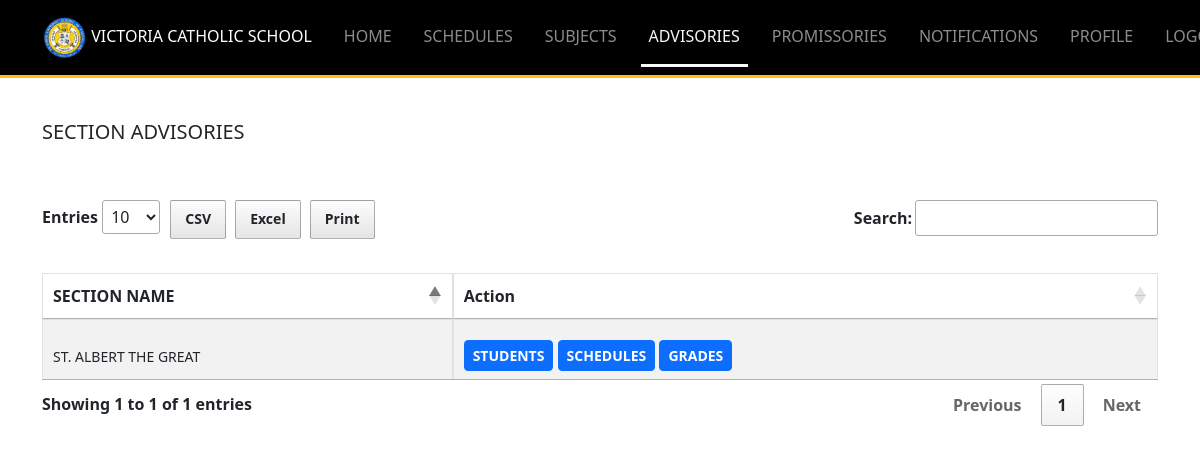
The page /Resources/views/teacher/advisories.php (signed in) on the database as committed earlier.
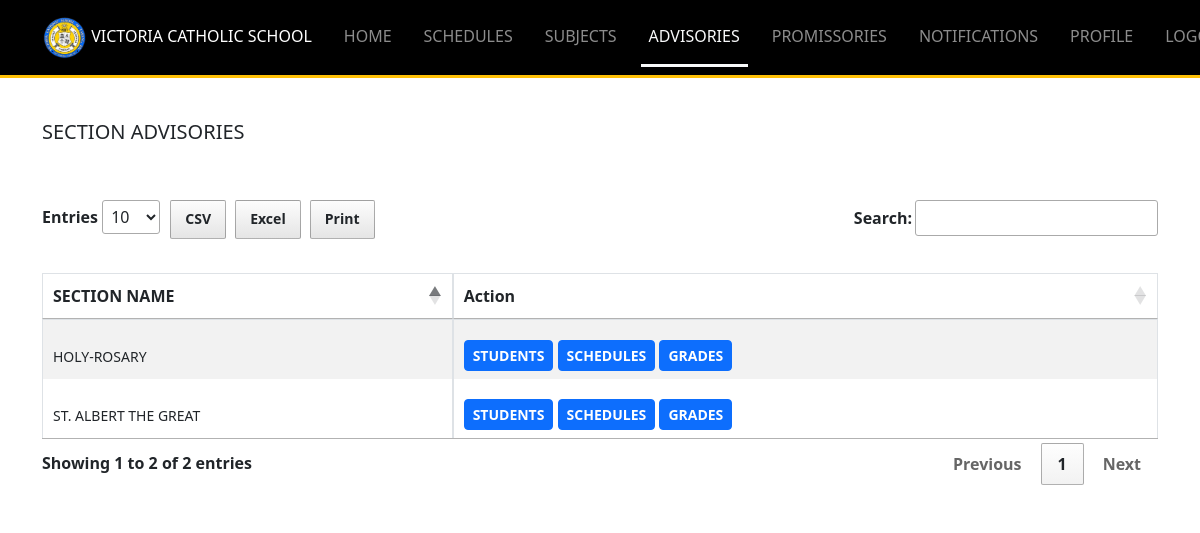
The same page on the database as committed later.
### tables this page shows
CREATE TABLE `sections` (
  `id` int(11) NOT NULL,
  `name` varchar(255) DEFAULT NULL,
  `grade` enum('7','8','9','10','SECTION') DEFAULT NULL,
  `advisory_teacher_id` int(11) NOT NULL DEFAULT 0,
  `created_at` timestamp NOT NULL DEFAULT current_timestamp(),
  `updated_at` timestamp NOT NULL DEFAULT current_timestamp() ON UPDATE current_timestamp()
);

### Backend-routes/teacher/includes_get_advisories.php (called while the page is built, shortened)
<?php
try {
    require_once $_SERVER['DOCUMENT_ROOT']."/Middleware/CheckIfTeacher.php";
    $stmt = $conn->prepare("
    SELECT sections.*
    FROM users
    LEFT JOIN sections
    ON users.id = sections.advisory_teacher_id
    WHERE sections.advisory_teacher_id = ?
    ");
    $stmt->bind_param("s", $auth['id']);
    $stmt->execute();
    $advisories = $stmt->get_result();
} catch (Exception $e) {
    errorSender('error '.$e->getMessage(), $fileName);
}
?>

### Resources/views/teacher/advisories.php (the view, shortened to what this page needs)
<?php
require_once $_SERVER['DOCUMENT_ROOT']."/Middleware/CheckIfTeacher.php";
require_once $_SERVER['DOCUMENT_ROOT']."/Backend-routes/teacher/includes_get_advisories.php";
require_once "../includes/header_layout.php";
?>
<body>
    <?php
        include "includes/navbar.php";
     ?>
     <div class="container mt-5">
        <div class="d-flex justify-content-between align-items-center mb-5">
            <h5 >SECTION ADVISORIES</h5>
        </div>
        <div class="table-responsive">
            <table class="table table-bordered table-striped"  id="tablesID">
                <thead>
                <tr>
                    <th scope="col">SECTION NAME</th>
                    <th scope="col">Action</th>
                </tr>
                </thead>
                <tbody id="tbody-student">
                    <?php
                        foreach($advisories as $index => $advisory){
                            echo "
                            <tr>
                                <td><small class='text-dark'>".$advisory['name']."</small></td>
                                <td>
                                    <a href='advisory_students.php?id=".$advisory['id']."' class='btn btn-primary btn-sm fw-bold'>STUDENTS</a>
                                    <a href='advisory_schedules.php?id=".$advisory['id']."' class='btn btn-primary btn-sm fw-bold'>SCHEDULES</a>
                                    <a href='section_grades.php?id=".$advisory['id']."' class='btn btn-primary btn-sm fw-bold'>GRADES</a>
                                </td>
                            </tr>
                            ";
                        }
                    ?>
                </tbody>
            </table>
        </div>
     </div>
</body>
<?php
	require_once "../includes/includes_scripts.php";
?>

Rows that differ between the two databases and show on the page:
now on this page (row edited): sections: name "HOLY-ROSARY"
Other text that changed with them:
text written by a page script: "Entries CSV Excel Print Search: Showing 1 to 1 of 1 entries Previous 1 Next" → "Entries CSV Excel Print Search: Showing 1 to 2 of 2 entries Previous 1 Next"
